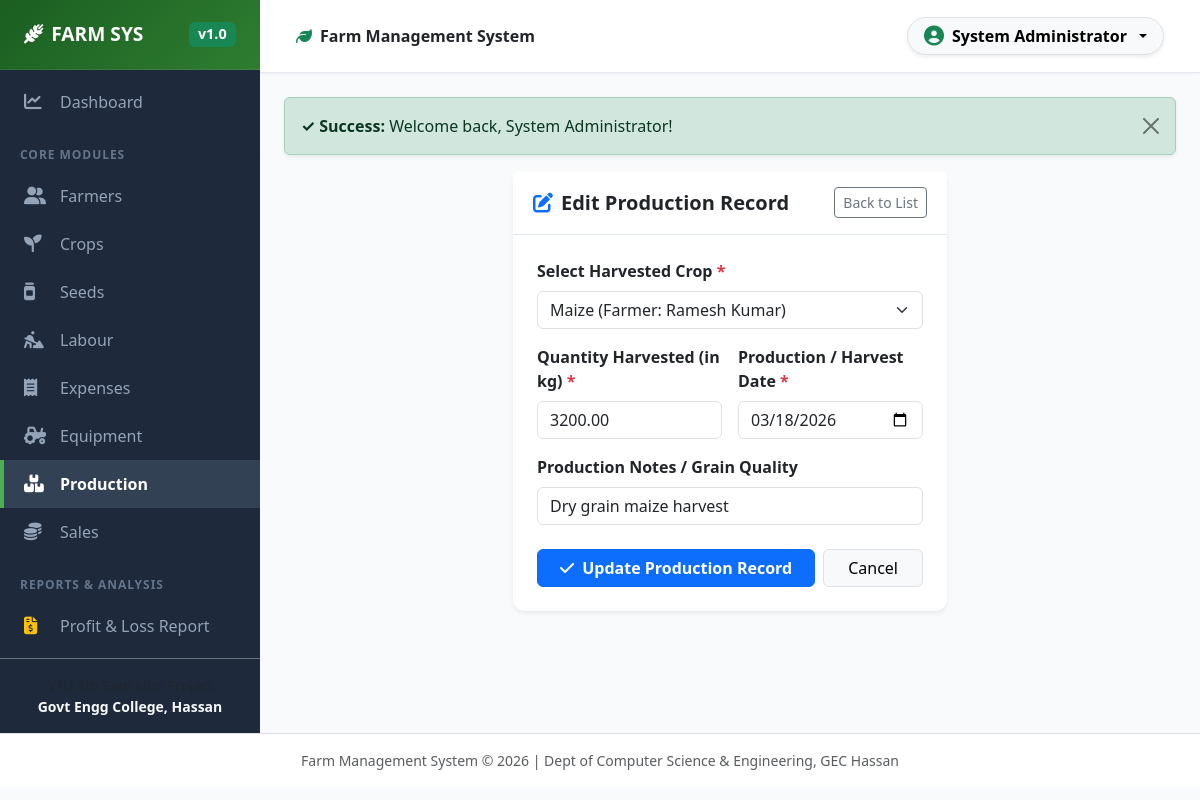
Page /modules/production/edit.php?id=2 (signed in) on the committed database.
### tables this page shows
CREATE TABLE IF NOT EXISTS `production` (
  `production_id` INT AUTO_INCREMENT PRIMARY KEY,
  `crop_id` INT NOT NULL,
  `quantity_kg` DECIMAL(10,2) NOT NULL,
  `production_date` DATE NOT NULL,
  `notes` VARCHAR(255) DEFAULT NULL,
  `created_at` TIMESTAMP DEFAULT CURRENT_TIMESTAMP,
  FOREIGN KEY (`crop_id`) REFERENCES `crop`(`crop_id`) ON DELETE CASCADE
);

CREATE TABLE IF NOT EXISTS `crop` (
  `crop_id` INT AUTO_INCREMENT PRIMARY KEY,
  `farmer_id` INT NOT NULL,
  `crop_name` VARCHAR(100) NOT NULL,
  `season` VARCHAR(30) NOT NULL,
  `planting_date` DATE NOT NULL,
  `harvest_date` DATE DEFAULT NULL,
  `created_at` TIMESTAMP DEFAULT CURRENT_TIMESTAMP,
  FOREIGN KEY (`farmer_id`) REFERENCES `farmer`(`farmer_id`) ON DELETE CASCADE
);

### modules/production/edit.php (the view, shortened to what this page needs)
<?php
require_once __DIR__ . '/../../includes/header.php';
$id = intval($_GET['id'] ?? 0);
$stmt = $pdo->prepare("SELECT * FROM production WHERE production_id = ?");
$stmt->execute([$id]);
$production = $stmt->fetch();
$crops = $pdo->query("
    SELECT c.crop_id, c.crop_name, f.name as farmer_name
    FROM crop c
    JOIN farmer f ON c.farmer_id = f.farmer_id
    ORDER BY c.crop_name ASC
")->fetchAll();
if ($_SERVER['REQUEST_METHOD'] === 'POST') {
    $crop_id = intval($_POST['crop_id'] ?? 0);
    $quantity_kg = floatval($_POST['quantity_kg'] ?? 0);
    $production_date = trim($_POST['production_date'] ?? '');
    $notes = trim($_POST['notes'] ?? '');
    if (empty($crop_id) || $quantity_kg <= 0 || empty($production_date)) {
        $error = 'Crop, Production Quantity (>0 kg), and Production Date are required.';
    } else {
        $update_stmt = $pdo->prepare("UPDATE production SET crop_id = ?, quantity_kg = ?, production_date = ?, notes = ? WHERE production_id = ?");
        if ($update_stmt->execute([$crop_id, $quantity_kg, $production_date, $notes, $id])) {
            set_flash('success', "Production record updated successfully!");
            redirect('list.php');
        } else {
            $error = 'Failed to update production record.';
        }
    }
} else {
    $crop_id = $production['crop_id'];
    $quantity_kg = $production['quantity_kg'];
    $production_date = $production['production_date'];
    $notes = $production['notes'];
}
?>
<div class="row justify-content-center">
    <div class="col-md-7 col-lg-6">
        <div class="card shadow-sm border-0">
            <div class="card-header bg-white py-3 d-flex justify-content-between align-items-center">
                <h5 class="fw-bold text-dark mb-0"><i class="fa-solid fa-pen-to-square text-primary me-2"></i>Edit Production Record</h5>
                <a href="list.php" class="btn btn-sm btn-outline-secondary">Back to List</a>
            </div>
            <div class="card-body p-4">
                <form action="edit.php?id=<?= $id ?>" method="POST" class="needs-validation" novalidate>
                    <div class="mb-3">
                        <label class="form-label fw-semibold">Select Harvested Crop <span class="text-danger">*</span></label>
                        <select name="crop_id" class="form-select" required>
                            <?php foreach ($crops as $c): ?>
                                <option value="<?= $c['crop_id'] ?>" <?= ($crop_id == $c['crop_id']) ? 'selected' : '' ?>>
                                    <?= htmlspecialchars($c['crop_name']) ?> (Farmer: <?= htmlspecialchars($c['farmer_name']) ?>)
                                </option>
                            <?php endforeach; ?>
                        </select>
                    </div>
                    <div class="row g-3 mb-3">
                        <div class="col-md-6">
                            <label class="form-label fw-semibold">Quantity Harvested (in kg) <span class="text-danger">*</span></label>
                            <input type="number" step="0.01" min="0.01" name="quantity_kg" class="form-control" value="<?= htmlspecialchars($quantity_kg) ?>" required>
                        </div>
                        <div class="col-md-6">
                            <label class="form-label fw-semibold">Production / Harvest Date <span class="text-danger">*</span></label>
                            <input type="date" name="production_date" class="form-control" value="<?= htmlspecialchars($production_date) ?>" required>
                        </div>
                    </div>
                    <div class="mb-4">
                        <label class="form-label fw-semibold">Production Notes / Grain Quality</label>
                        <input type="text" name="notes" class="form-control" value="<?= htmlspecialchars($notes) ?>">
                    </div>
                    <div class="d-flex gap-2">
                        <button type="submit" class="btn btn-primary flex-fill fw-semibold">
                            <i class="fa-solid fa-check me-1"></i> Update Production Record
                        </button>
                        <a href="list.php" class="btn btn-light border px-4">Cancel</a>
                    </div>
                </form>
            </div>
        </div>
    </div>
</div>
<?php require_once __DIR__ . '/../../includes/footer.php'; ?>

### assets/css/style.css (style rules this page uses)
:root { --primary-color: #2e7d32; --primary-dark: #1b5e20; --primary-light: #e8f5e9; --accent-color: #4caf50; --sidebar-bg: #1e293b; --sidebar-hover: #334155; --sidebar-text: #94a3b8; --bg-light: #f8fafc; --card-shadow: 0 4px 6px -1px rgba(0, 0, 0, 0.05), 0 2px 4px -1px rgba(0, 0, 0, 0.03); --hover-shadow: 0 10px 15px -3px rgba(0, 0, 0, 0.08), 0 4px 6px -2px rgba(0, 0, 0, 0.04); }
body { font-family: 'Segoe UI', system-ui, -apple-system, sans-serif; background-color: var(--bg-light); color: #334155; min-height: 100vh; }
.card { border: none; border-radius: 12px; box-shadow: var(--card-shadow); }
.card-header { background-color: #ffffff; border-bottom: 1px solid #e2e8f0; font-weight: 600; padding: 1rem 1.25rem; }

### rows in the picture
production: crop_id "Maize (Farmer: Ramesh Kumar)", quantity_kg "3200.00", production_date "03/18/2026", notes "Dry grain maize harvest"

### other values in the picture
$_SESSION['full_name'] "System Administrator"
$flash['message'] "Welcome back, System Administrator!"
